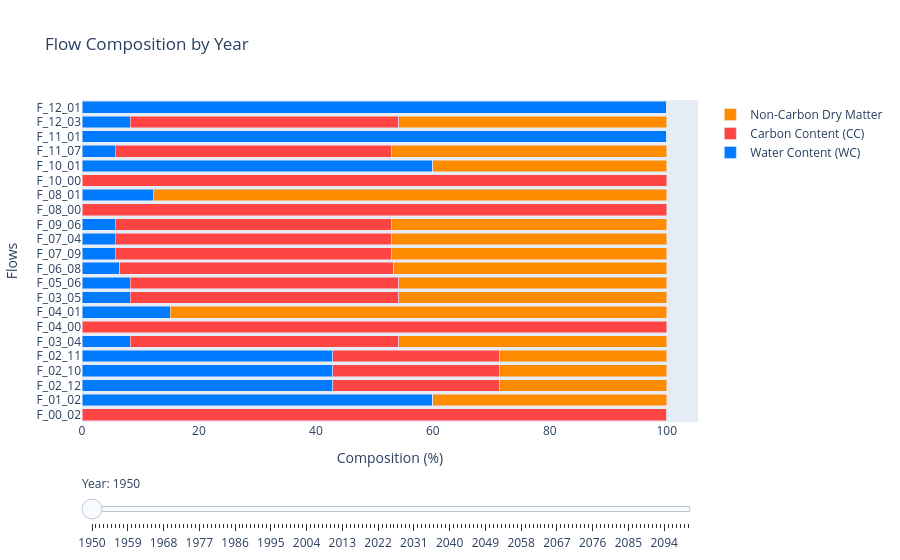

Source (notebook cell):
### Code cell
# ### 3.3.3 Flow Composition
print("\n--- Flow Composition ---")
plot_flow_composition(mfa_results_baseline)
